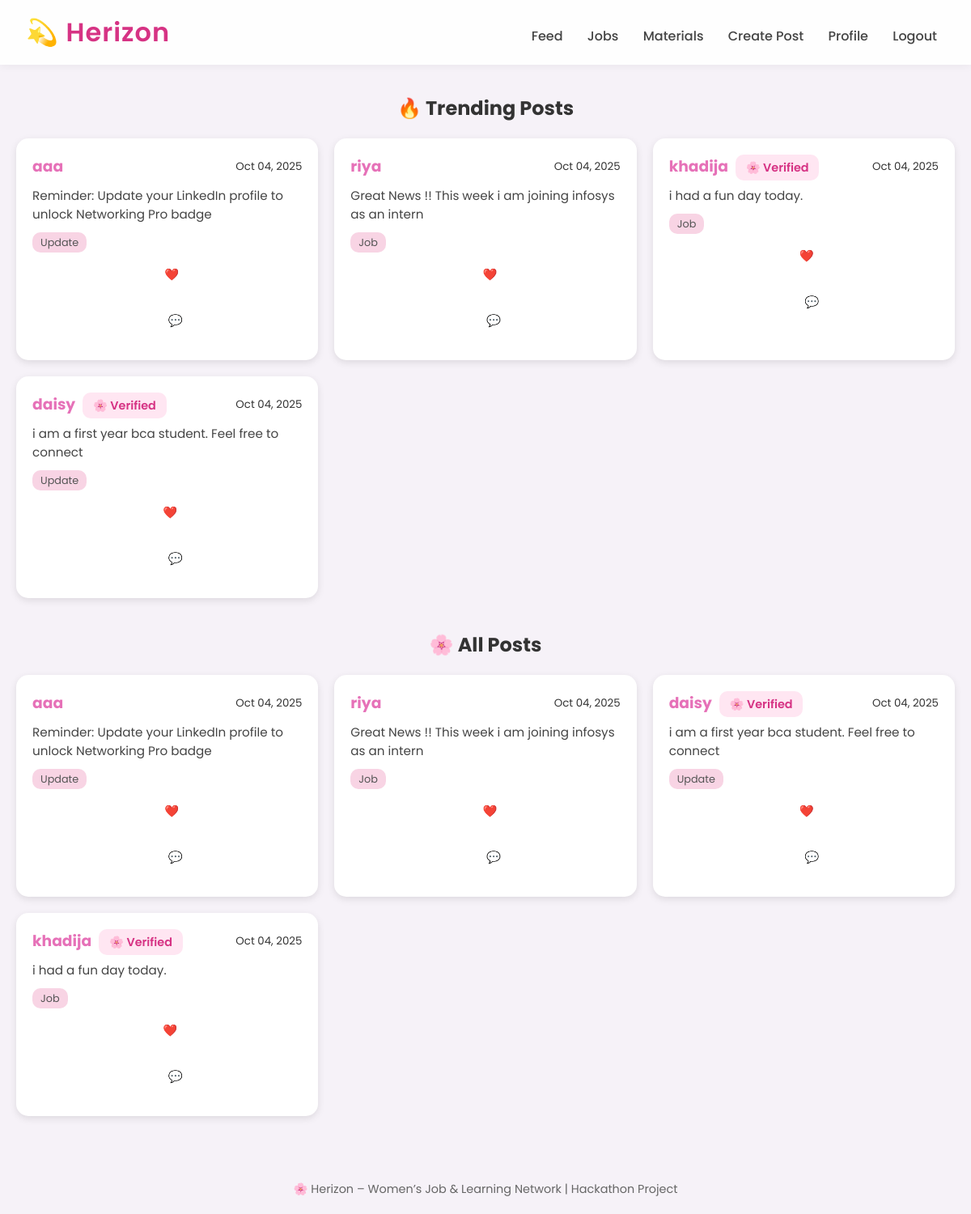
Screenshot of / (signed in) with the database file from the repository.
### main/models.py (models this page shows, shortened)
class Post(models.Model):
    CATEGORY_CHOICES = [
        ('job', 'Job'),
        ('material', 'Material'),
        ('update', 'Update'),
    ]
    author = models.ForeignKey(User, on_delete=models.CASCADE)
    content = models.TextField()
    category = models.CharField(max_length=20, choices=CATEGORY_CHOICES)
    created_at = models.DateTimeField(auto_now_add=True)
    likes = models.ManyToManyField(User, related_name='liked_posts', blank=True)
    tags = models.CharField(max_length=200, blank=True)  # comma-separated tags

### main/views.py (the view)
# urls.py: path('', views.feed, name='feed'),
@login_required
def feed(request):
    user_profile, _ = UserProfile.objects.get_or_create(user=request.user)
    skills = user_profile.skills.split(",") if user_profile.skills else []
    personalized_posts = Post.objects.none()
    if skills:
        from django.db.models import Q
        q_filter = Q()
        for skill in skills:
            q_filter |= Q(content__icontains=skill.strip())
        personalized_posts = Post.objects.filter(q_filter).order_by('-created_at')
    trending_posts = Post.objects.annotate(like_count=Count('likes')).order_by('-like_count')[:5]
    all_posts = Post.objects.all().order_by('-created_at')
    return render(request, 'feed.html', {
        'posts': all_posts,
        'personalized_posts': personalized_posts,
        'trending_posts': trending_posts,
    })

### main/templates/feed.html (shortened to what this page needs)
{% extends 'base.html' %}
{% load static %}
{% block content %}
<section class="feed-section">
  <div class="feed-header">
    <h2>🔥 Trending Posts</h2>
  </div>
  <div class="feed-grid">
    {% for post in trending_posts %}
      <div class="post-card">
        <div class="post-header">
          <h3>{{ post.author.username }}
            {% if post.author.userprofile.verified %}
              <span class="badge">🌸 Verified</span>
            {% endif %}
          </h3>
          <small>{{ post.created_at|date:"M d, Y" }}</small>
        </div>
        <p class="post-content">{{ post.content }}</p>
        <div class="post-footer">
          <span class="category-tag">{{ post.category|title }}</span>
          <button class="like-btn" data-id="{{ post.id }}">❤️ {{ post.likes.count }}</button>
          <button class="comment-btn" data-id="{{ post.id }}">💬 {{ post.comments.count }}</button>
        </div>
      </div>
    {% empty %}
      <p>No trending posts yet 💭</p>
    {% endfor %}
  </div>
  <div class="feed-header" style="margin-top:40px;">
    <h2>🌸 All Posts</h2>
  </div>
  <div class="feed-grid">
    {% for post in posts %}
      <div class="post-card">
        <div class="post-header">
          <h3>{{ post.author.username }}
            {% if post.author.userprofile.verified %}
              <span class="badge">🌸 Verified</span>
            {% endif %}
          </h3>
          <small>{{ post.created_at|date:"M d, Y" }}</small>
        </div>
        <p class="post-content">{{ post.content }}</p>
        <div class="post-footer">
          <span class="category-tag">{{ post.category|title }}</span>
          <button class="like-btn" data-id="{{ post.id }}">❤️ {{ post.likes.count }}</button>
          <button class="comment-btn" data-id="{{ post.id }}">💬 {{ post.comments.count }}</button>
        </div>
      </div>
    {% empty %}
      <p>No posts yet 💭</p>
    {% endfor %}
  </div>
</section>
{% endblock %}

### main/templates/base.html (shortened to what this page needs)
{% load static %}
<!DOCTYPE html>
<html lang="en">
<head>
    <link rel="stylesheet" href="{% static 'css/style.css' %}">
</head>
<body>
    <header>
        <h1>💫 Herizon</h1>
        <nav>
            {% if user.is_authenticated %}
                <a href="{% url 'feed' %}">Feed</a>
                <a href="{% url 'jobs' %}">Jobs</a>
                <a href="{% url 'materials' %}">Materials</a>
                <a href="{% url 'create_post' %}">Create Post</a>
                <a href="{% url 'profile' user.username %}">Profile</a>
                <a href="{% url 'logout' %}">Logout</a>
            {% else %}
                <a href="{% url 'home' %}">Home</a>
                <a href="{% url 'signup' %}">Signup</a>
                <a href="{% url 'login' %}">Login</a>
            {% endif %}
        </nav>
    </header>
    <main>
        {% block content %}{% endblock %}
    </main>
    <footer style="text-align:center; padding:20px; margin-top:40px; color:#666; font-size:0.9rem;">
        🌸 Herizon – Women’s Job & Learning Network | Hackathon Project
    </footer>
</body>
</html>

### main/static/css/style.css (style rules this page uses)
:root { --primary: #e671b8; --light-bg: #f6f2f8; --accent: #f8d4e4; --text: #333; }
* { margin: 0; padding: 0; box-sizing: border-box; font-family: 'Poppins', sans-serif; }
body { background-color: var(--light-bg); color: var(--text); }
header { background-color: var(--primary); color: white; padding: 1rem 0; box-shadow: 0 2px 10px rgba(0,0,0,0.1); text-align: center; }
header h1 { font-weight: 600; font-size: 1.8rem; letter-spacing: 1px; }
nav { margin-top: 8px; }
nav a { color: white; text-decoration: none; margin: 0 10px; font-weight: 500; }
input, textarea, select, button { width: 100%; padding: 10px; margin: 8px 0; border-radius: 10px; border: 1px solid #ccc; }
button { background-color: var(--primary); color: white; border: none; font-weight: 500; transition: background-color 0.3s; }
.badge { background-color: #ff6f91; color: white; padding: 2px 6px; border-radius: 6px; font-size: 0.8rem; margin-left: 5px; }
.feed-section { padding: 20px; }
.feed-header { text-align: center; margin-bottom: 20px; }
.feed-grid { display: grid; grid-template-columns: repeat(auto-fit, minmax(320px, 1fr)); gap: 20px; }
.post-card { background: white; border-radius: 15px; box-shadow: 0 3px 10px rgba(0,0,0,0.1); padding: 20px; transition: transform 0.2s ease; }
.post-header { display: flex; justify-content: space-between; align-items: center; }
.post-header h3 { color: var(--primary); }
.post-content { margin: 10px 0; color: #444; font-size: 0.95rem; }
.category-tag { background-color: var(--accent); padding: 4px 10px; border-radius: 10px; font-size: 0.8rem; color: #555; }
.like-btn, .comment-btn { background: none; border: none; cursor: pointer; font-size: 0.9rem; margin-left: 10px; }
header { background: rgba(255, 255, 255, 0.9); padding: 1rem 2rem; display: flex; justify-content: space-between; align-items: center; box-shadow: 0 2px 10px rgba(0,0,0,0.05); }
header h1 { color: #d63384; font-size: 1.8rem; }
nav a { margin-left: 1rem; text-decoration: none; color: #444; font-weight: 500; transition: color 0.3s ease; }
.badge { background: #ffe6f2; color: #d63384; padding: 0.4rem 0.8rem; border-radius: 10px; font-size: 0.9rem; font-weight: 600; }
header { text-align: center; margin-bottom: 1rem; }
header h1 { color: #d63384; font-size: 2rem; font-weight: 600; }

### rows the page displays
Post: author.username "aaa", created_at "Oct 04, 2025", content "Reminder: Update your LinkedIn profile to unlock Networking Pro badge", category "Update"
Post: author.username "riya", created_at "Oct 04, 2025", content "Great News !! This week i am joining infosys as an intern", category "Job"
Post: author.username "khadija", shows "🌸 Verified", created_at "Oct 04, 2025", content "i had a fun day today.", category "Job"
Post: author.username "daisy", shows "🌸 Verified", created_at "Oct 04, 2025", content "i am a first year bca student. Feel free to connect", category "Update"
